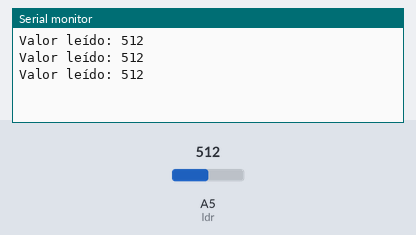
Bench run of a sketch on a simulated Arduino Uno, built with avr-gcc and run on an emulated ATmega328P. Shown: the last lines printed to the serial monitor. The inputs (shaded band) are chosen by the test bench; at power-on: A5 (ldr) = 512.

Above: at 1.3 s.
1.4 s: A5 (ldr) set to 716
At 1.9 s:
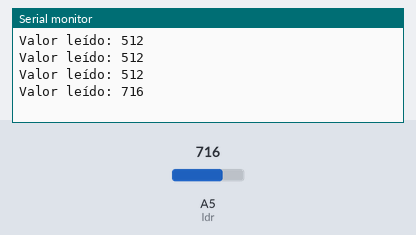
2.9 s: A5 (ldr) set to 900
At 3.4 s:
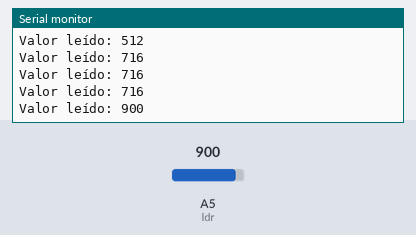
Timing chart, 0 to 5.9 s (numbered marks = the images above; inputs shaded):
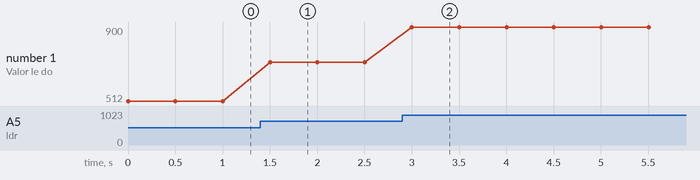

Measured:
- after the input at 1.4 s, the serial monitor: prints a new line after 0.10 s (image 1)
- after the input at 2.9 s, the serial monitor: prints a new line after 0.10 s (image 2)
- plotted number 1: 512 → 716 after the input at 1.4 s, 716 → 900 after the input at 2.9 s

The sketch:

Fotorresistencia.ino
```cpp
int ldr = A5;
int lectura;

void setup() {
  Serial.begin(9600);
}

void loop() {
  lectura = analogRead(ldr);
  Serial.print("Valor leído: ");
  Serial.println(lectura);
  delay(500);
}
```
